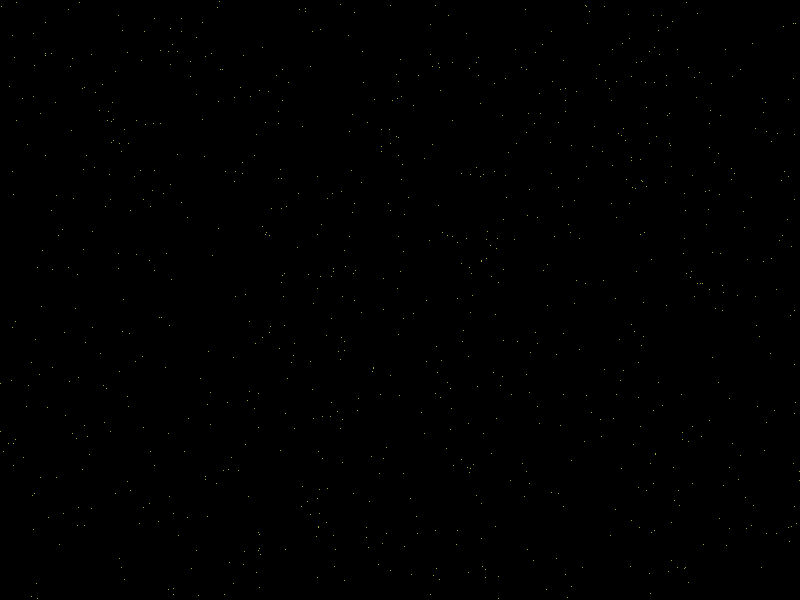
Frame 1 (no input)
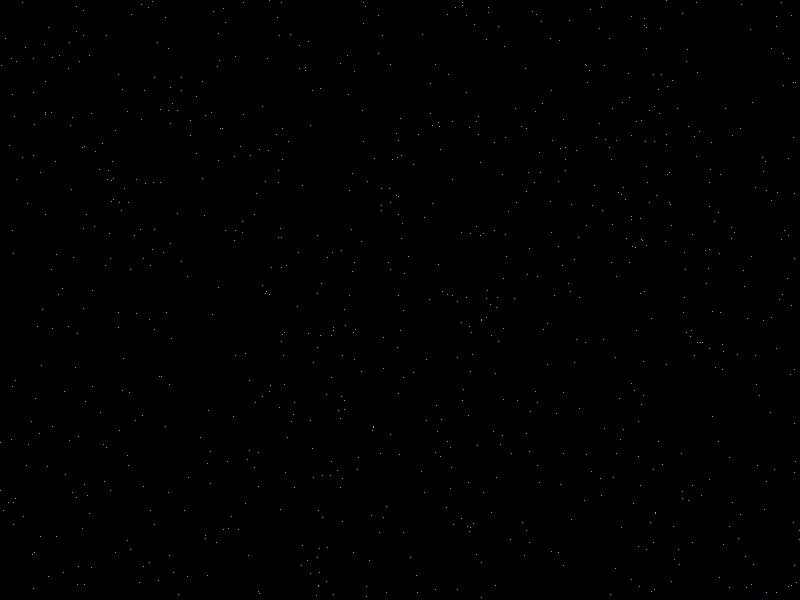
Frame 60 (the mouse pressed at the canvas centre just before this capture)
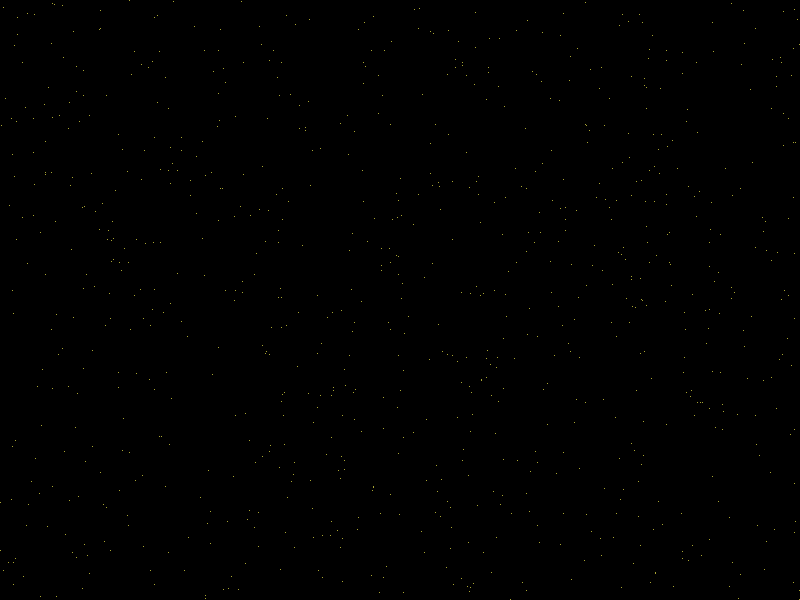
Frame 120 (the mouse held since frame 60 and released just before this capture)

The Processing sketch that drew these frames (run headless with seeded random() and noise(); from frame 60 on, the mouse is pressed at the canvas centre):

// Processing sketch: scrolling_1
// ── scrolling_1.pde
PImage backImg = createImage(800, 600, RGB);

final int starsR=600;

void setup() {
  size(800, 600);
  initSky();
}

void initSky() {
  for (int y=0; y<backImg.height; y++)
    for (int x=0; x<backImg.width; x++) {
      float r=random(starsR);
      if (r<1)
        backImg.pixels[y*backImg.width+x]=color(168, 164, 50);
      else
        backImg.pixels[y*backImg.width+x]=color(0, 0, 0);
    }
}

void skyScrolling() {
  for (int y=backImg.height-2; y>=0; y--)
    for (int x=0; x<backImg.width; x++) {
      backImg.pixels[(y+1)*backImg.width+x]=backImg.pixels[y*backImg.width+x];
    }
  for (int x=0; x<backImg.width; x++) {
    float r=random(starsR);
    if (r<1)
      backImg.pixels[x]=color(168, 164, 50);
    else
      backImg.pixels[x]=color(0, 0, 0);
  }
  background(backImg);
}

void draw() {
  skyScrolling();
}
